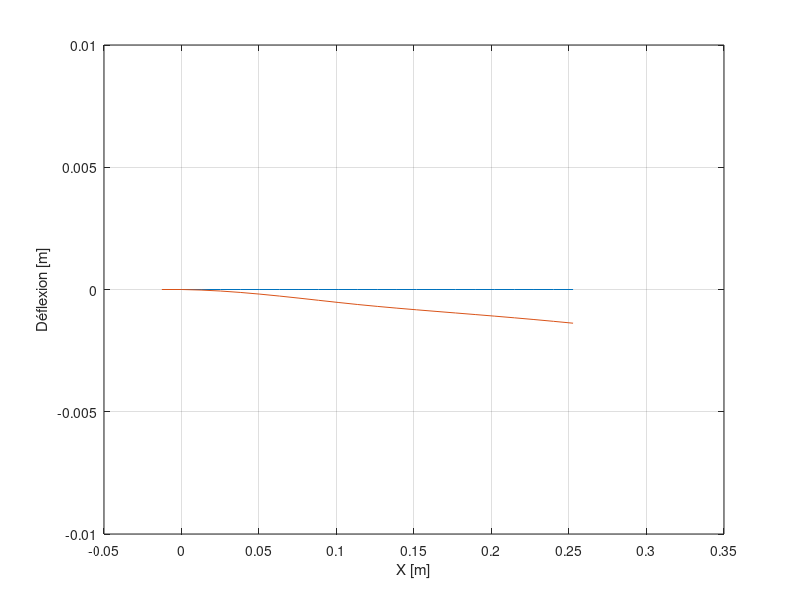
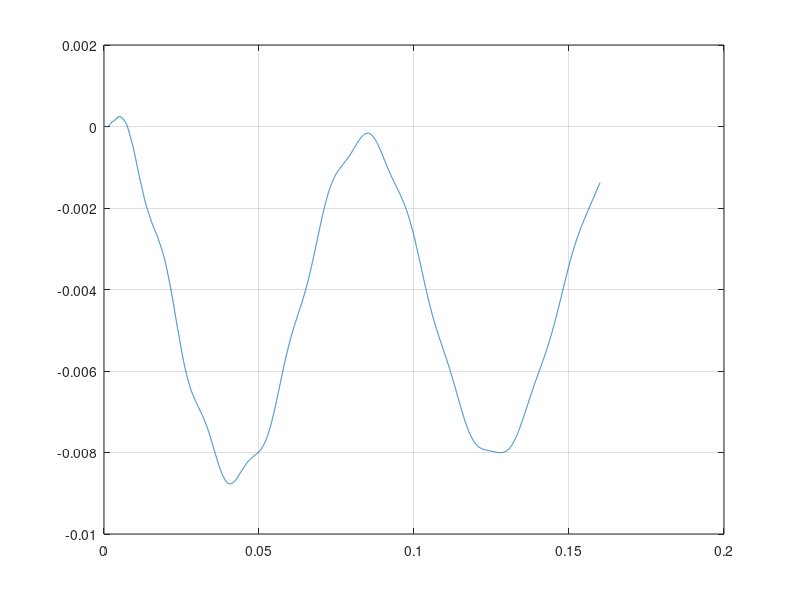

MATLAB code to generate these figures, in order:
close all 
clear all
clc

%UNITÉS DU SI PARTOUT

%Paramètres de la poutre
b = 74e-3;
h = 1.59e-3;
l = 301e-3;
L = 240e-3;
m = 66e-3;
densite = 1937.18;
f = 12.17;

%Densité linéique
mu = densite*b*h;
%Moment quadratique
J = b*h^3/12;
%Module de Young
E = (mu*(2*pi*f)^2/J)*(L/1.875)^4;
%Amortissement
B = 5.91*(mu*L + 20e-3);

%Nombre d'incréments à calculer (par exemple, 0 à 11000 bonds de dt dans la
%simulation)
nx = 20;
nt = 8000;

%Incréments
dt = 2e-5;
dx = L/(nx-1);



%Liste d'éléments spaciaux
x = -dx:dx:L+dx; 
nx = nx + 2; %Nombre d'elements



% if(mu_simu > 0.5)
%     warning("La simulation ne sera pas stable")
% end

%Array de force appliquée
F = zeros(1, nx);
F(11) = -100e-3*9.81;
% F(20) = -0.588;

% w = 1 * fliplr(0.001*sin(pi*x/(2*L)));

%Initialisation des arrays d'état passé, présent et futur
w_old = zeros(1, nx);
w = zeros(1, nx);
w_new = zeros(1, nx);

%Forme initiale de lame
w_init = zeros(1, nx); 

%Position du bout de la lame en fonction du temps
position_bout = zeros(1, nt+1); 

%Pour l'EDO
coeff1 = (E * J)/(dx^4);
coeff2 = mu/(dt^2);
coeff3 = B/dt;
coeff4 = ((mu/dt^2)+(B/dt))^(-1);

% Figure animée du bout de la lame
% h2 = plot(0:nt, position_bout);
% xlabel("temps [s]")
% ylabel("Déflexion [m]")
% ylim([-0.01,0.01])
% grid on

%Figure qui sera animée
h = plot(x, w_init, x, w_new);
xlabel("X [m]")
ylabel("Déflexion [m]")
ylim([-0.01,0.01])
grid on




for n = 0:nt
    i = 3:nx-2;
    
    w_new = zeros(1, nx);
    w_new(i) = (-coeff1*(w(i+2)-4*w(i+1)+6*w(i)-4*w(i-1)+w(i-2)) - coeff2*(-2*w(i)+w_old(i)) + coeff3*w(i) + F(i)/dx)*coeff4;
    
    %Déflexion à l'extrémité
    w_new(end-1) = 2*w(end-2)-w(end-3);
    w_new(end) = 2*w(end-1)-w(end-2);
    
    %Réassignations
    w_old = w;
    w = w_new;
    
    position_bout(n+1) = w(end);
    
    set(h(2), "Ydata", w_new);
    drawnow
    %set(h2(1), "Ydata", position_bout);
    
end
figure 
plot((0:dt:(nt*dt)), position_bout)
grid on